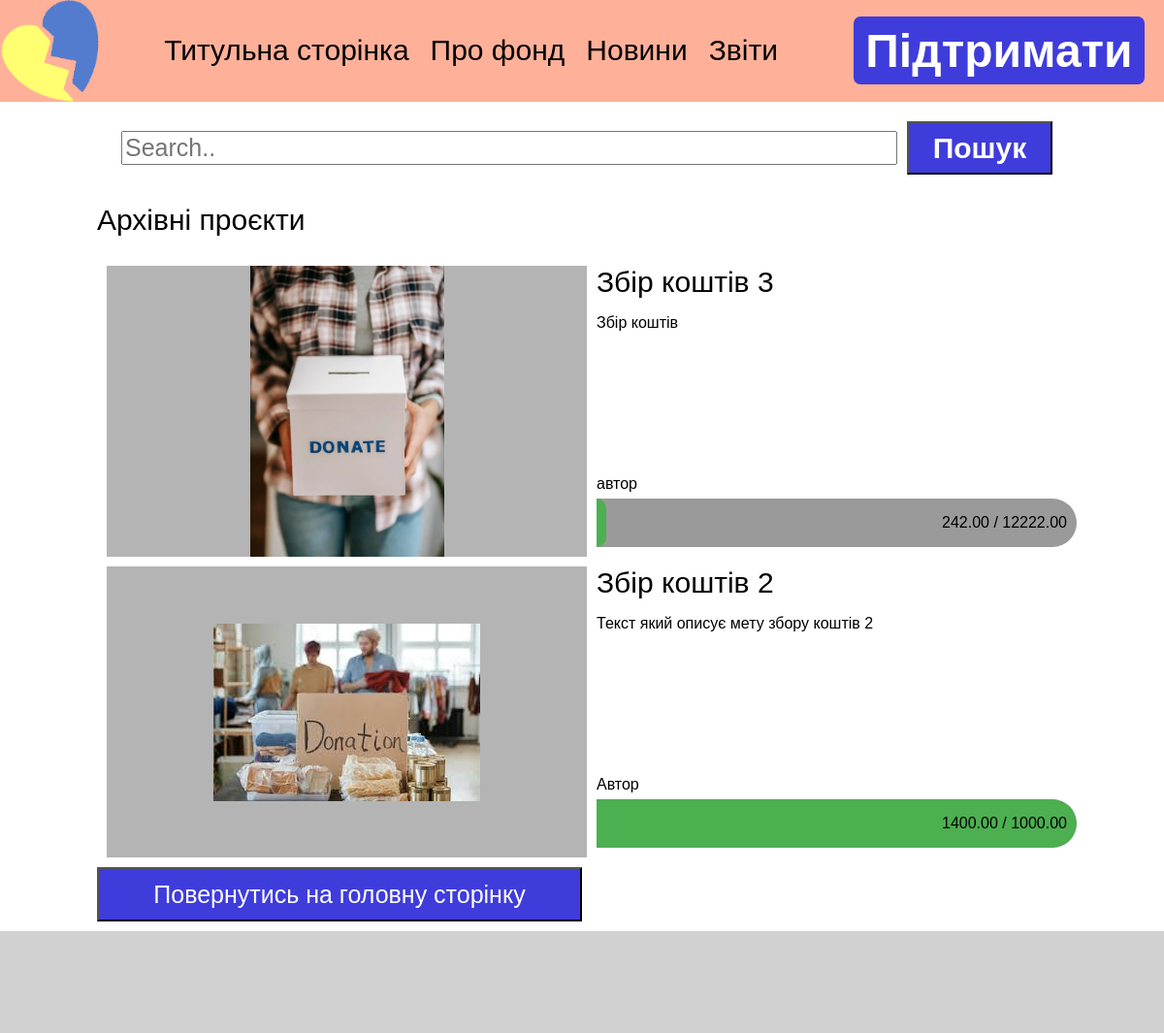
Page /projects/archived/ on the committed database.
### UAFOND/models.py (models this page shows)
class Projects(models.Model):
    id = models.AutoField(primary_key=True)
    title = models.CharField(max_length=100, null=False, blank=False)
    author = models.CharField(max_length=100, null=False, blank=False)
    text = models.TextField()
    img = models.ImageField(upload_to='projects/')
    req_money = models.DecimalField(max_digits=20, decimal_places=2, null=False)
    coll_money = models.DecimalField(max_digits=20, decimal_places=2, null=False)
    active = models.BooleanField(default=True, null=False)

### UAFOND/views.py (the view)
# urls.py: path('projects/archived/', views.arch_projects, name='arch_projects'),
def arch_projects(request):
    projects = Projects.objects.all().order_by("-id")
    return render(request, 'projects_arcived_only.html', {'projects': projects})

### templates/projects_arcived_only.html (shortened to what this page needs)
<html lang="uk-UA">
<head>
    {% load static %}
</head>
<body>
    <div id="highbar">
        <img src = "{% static 'label.png' %}">
        <ul>
            <li><a href="{% url 'main' %}">Титульна сторінка</a></li>
            <li><a href="{% url 'about' %}">Про фонд</a></li>
            <li><a href="{% url 'news' %}">Новини</a></li>
            <li><a href="{% url 'report' %}">Звіти</a></li>
        </ul>
        <button onclick="window.location.href='{% url 'support' %}'">Підтримати</button>
    </div>
    {%block content%}
    <div id = "searchbar_field">
        <input id="searchbar" type="text" placeholder="Search..">
        <button id="search">Пошук</button>
    </div>
    <div id="proj_space">
        <div id="arhived_projects">
            <p class="title"> Архівні проєкти <p>
            {%for project in projects %}
                {%if not project.active%}
                    <div class="project">
                        <div class="proj_img">
                            <img src="{{ MEDIA_URL }}{{ project.img.url }}" alt="Image">
                        </div>
                        <div class = "infoblock">
                            <div class="proj_textblock">
                                <a class="title" href="{% url 'proj' project.id %}">{{project.title}}</a>
                                <p class="text">{{project.text}}</p>
                                <p class="author">{{project.author}}</p>
                            </div>
                            <div class="proj_moneybar" data-coll-money="{{ project.coll_money }}" data-req-money="{{ project.req_money }}">
                                <div class="fulled_bar">
                                </div>
                                <p class="money">{{ project.coll_money }} / {{ project.req_money }}</p>
                            </div>
                        </div>
                    </div>
                {%endif%}
            {% endfor %}
            <button class="more_button" id="back" onclick="window.location.href='{% url 'projects' %}'">Повернутись на головну сторінку</button>
        </div>
    </div>
    {% endblock %}
    <div id="lowbar">
    </div>
    <link rel="stylesheet" type="text/css" href="{% static 'projects.css' %}">
</body>
</html>

### static/projects.css (style rules this page uses)
html, body { margin: 0; padding: 0; min-width: 1100px; }
#highbar { background-color: #FFB098; position: relative; top: 0px; left: 0%; right: 0%; margin: 0; padding: 0; height: 105px; display: flex; justify-content: space-between; }
#highbar ul { list-style-type: none; margin-top: 35px; padding: 0; display: inline-block; }
#highbar ul li { font-family: 'MyCustomFont', sans-serif; display: inline-block; font-size: 30px; white-space: nowrap; margin-right: 50px; margin-left: 50px; }
#highbar ul li a { color: inherit; text-decoration: none; }
@media screen and (max-width: 1440px) { #highbar ul li { margin-right: 9px; margin-left: 9px; } }
#highbar button { float: right; font-family: 'MyCustomFont', sans-serif; margin: 17px; margin-right: 20px; height: 70px; width: 300px; border-radius: 7px; border-width: 0px; font-size: 48px; background-color: #3F3CDC; font-weight: bold; color: #FFFFFF; cursor: pointer; }
#searchbar_field { display: flex; justify-content: center; width: 100%; margin-top: 20px; height: auto; }
#searchbar { font-family: 'MyCustomFont', sans-serif; font-size: 25px; width: 800px; margin: 10px; }
#search { width: 150px; font-family: 'MyCustomFont', sans-serif; background-color: #3F3CDC; font-size: 30px; font-weight: bold; color: #FFFFFF; cursor: pointer; }
#proj_space { display: grid; justify-content: center; width: 100%; margin-bottom: 105px; }
#arhived_projects { width: 1000px; justify-content: center; }
.more_button { font-family: 'MyCustomFont', sans-serif; height: 56px; width: 500px; background-color: #3F3CDC; color: #FFFFFF; font-size: 25px; margin-bottom: 10px; cursor: pointer; }
.project { display: flex; position: relative; width: 100%; height: 300px; margin: 10px; font-family: 'MyCustomFont', sans-serif; }
.proj_img { width: 500px; height: 300px; background-color: rgb(180, 180, 180); display: flex; justify-content: center; align-items: center; }
.proj_img img { max-width: 100%; max-height: 100%; }
.infoblock { display: flex; flex-direction: column; position: relative; width: 500px; height: 100%; margin-left: 10px; }
.proj_textblock { display: flex; flex-direction: column; position: relative; width: 100%; height: 250px; }
.title { font-family: 'MyCustomFont', sans-serif; font-size: 30px; white-space: nowrap; overflow: hidden; text-overflow: ellipsis; width: 100%; box-sizing: border-box; color: inherit; text-decoration: none; }
.text { position: relative; flex: 1; word-wrap: break-word; overflow-wrap: break-word; overflow: hidden; }
.author { position: relative; white-space: nowrap; box-sizing: border-box; }
.proj_moneybar { position: absolute; height: 50px; bottom: 10px; width: 100%; background-color: rgb(154, 154, 154); border-radius: 0 30px 30px 0; overflow: hidden; }
.fulled_bar { position: absolute; height: 100%; background-color: rgb(76, 175, 80); border-radius: 0 30px 30px 0; }
.proj_moneybar.full .fulled_bar { border-radius: 0 30px 30px 0; }
.money { position: absolute; display: flex; right: 10px; white-space: nowrap; box-sizing: border-box; }
#lowbar { position: fixed; background-color: rgb(209, 209, 209); bottom: 0px; left: 0%; right: 0%; margin-top: 0; padding: 0; height: 105px; width: 100xp; display: flex; justify-content: space-between; clear: both; }

### rows in the picture
Projects: img (picture), title "Збір коштів 3", text "Збір коштів", author "автор", coll_money "242.00", req_money "12222.00"
Projects: img (picture), title "Збір коштів 2", text "Текст який описує мету збору коштів 2", author "Автор", coll_money "1400.00", req_money "1000.00"
